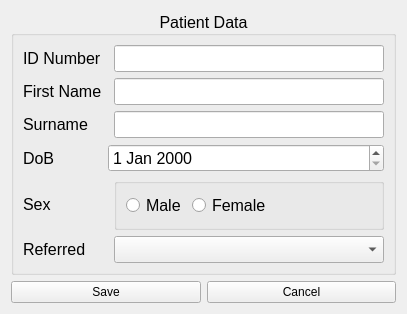
<?xml version="1.0" encoding="UTF-8"?>
<ui version="4.0">
 <class>w_PatientData</class>
 <widget class="QWidget" name="w_PatientData">
  <property name="geometry">
   <rect>
    <x>0</x>
    <y>0</y>
    <width>407</width>
    <height>303</height>
   </rect>
  </property>
  <property name="windowTitle">
   <string>Form</string>
  </property>
  <layout class="QGridLayout" name="gridLayout">
   <item row="1" column="1">
    <widget class="QPushButton" name="pb_Cancel">
     <property name="text">
      <string>Cancel</string>
     </property>
    </widget>
   </item>
   <item row="1" column="0">
    <widget class="QPushButton" name="pb_Save">
     <property name="text">
      <string>Save</string>
     </property>
    </widget>
   </item>
   <item row="0" column="0" colspan="2">
    <widget class="QGroupBox" name="groupBox">
     <property name="font">
      <font>
       <pointsize>12</pointsize>
      </font>
     </property>
     <property name="title">
      <string>Patient Data</string>
     </property>
     <property name="alignment">
      <set>Qt::AlignCenter</set>
     </property>
     <layout class="QGridLayout" name="gridLayout_2">
      <item row="1" column="2">
       <widget class="QLineEdit" name="le_FirstName"/>
      </item>
      <item row="5" column="2">
       <widget class="QComboBox" name="cb_Referred"/>
      </item>
      <item row="3" column="0">
       <widget class="QLabel" name="label_6">
        <property name="text">
         <string>DoB</string>
        </property>
       </widget>
      </item>
      <item row="0" column="2">
       <widget class="QLineEdit" name="le_ID"/>
      </item>
      <item row="1" column="0">
       <widget class="QLabel" name="label_3">
        <property name="text">
         <string>First Name</string>
        </property>
       </widget>
      </item>
      <item row="0" column="0">
       <widget class="QLabel" name="label_2">
        <property name="text">
         <string>ID Number</string>
        </property>
       </widget>
      </item>
      <item row="4" column="2">
       <widget class="QGroupBox" name="groupBox_2">
        <property name="title">
         <string/>
        </property>
        <layout class="QFormLayout" name="formLayout_2">
         <item row="0" column="0">
          <widget class="QRadioButton" name="rb_Male">
           <property name="text">
            <string>Male</string>
           </property>
          </widget>
         </item>
         <item row="0" column="1">
          <widget class="QRadioButton" name="rb_Female">
           <property name="text">
            <string>Female</string>
           </property>
          </widget>
         </item>
        </layout>
       </widget>
      </item>
      <item row="5" column="0">
       <widget class="QLabel" name="label_7">
        <property name="text">
         <string>Referred</string>
        </property>
       </widget>
      </item>
      <item row="4" column="0">
       <widget class="QLabel" name="label_5">
        <property name="text">
         <string>Sex</string>
        </property>
       </widget>
      </item>
      <item row="2" column="0">
       <widget class="QLabel" name="label_4">
        <property name="text">
         <string>Surname</string>
        </property>
       </widget>
      </item>
      <item row="3" column="1" colspan="2">
       <widget class="QDateEdit" name="de_dateEdit">
        <property name="locale">
         <locale language="English" country="Australia"/>
        </property>
       </widget>
      </item>
      <item row="2" column="2">
       <widget class="QLineEdit" name="le_Surname"/>
      </item>
     </layout>
    </widget>
   </item>
  </layout>
 </widget>
 <resources/>
 <connections/>
</ui>
